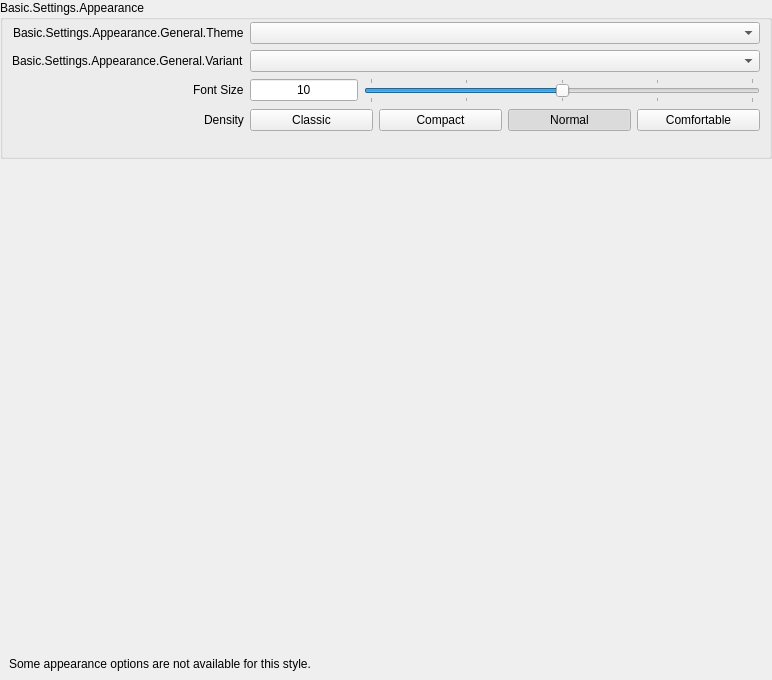
           <widget class="QWidget" name="appearancePageContents">
            <property name="geometry">
             <rect>
              <x>0</x>
              <y>0</y>
              <width>772</width>
              <height>680</height>
             </rect>
            </property>
            <layout class="QVBoxLayout" name="verticalLayout_1337">
             <property name="leftMargin">
              <number>0</number>
             </property>
             <property name="topMargin">
              <number>0</number>
             </property>
             <property name="rightMargin">
              <number>0</number>
             </property>
             <property name="bottomMargin">
              <number>0</number>
             </property>
             <item>
              <widget class="QFrame" name="appearanceFrame">
               <layout class="QVBoxLayout" name="verticalLayout_30">
                <property name="leftMargin">
                 <number>0</number>
                </property>
                <property name="topMargin">
                 <number>0</number>
                </property>
                <property name="rightMargin">
                 <number>0</number>
                </property>
                <property name="bottomMargin">
                 <number>0</number>
                </property>
                <item>
                 <widget class="QGroupBox" name="appearanceGeneral">
                  <property name="title">
                   <string>Basic.Settings.Appearance</string>
                  </property>
                  <property name="checkable">
                   <bool>false</bool>
                  </property>
                  <layout class="QFormLayout" name="formLayout_37">
                   <property name="fieldGrowthPolicy">
                    <enum>QFormLayout::AllNonFixedFieldsGrow</enum>
                   </property>
                   <property name="labelAlignment">
                    <set>Qt::AlignRight|Qt::AlignTrailing|Qt::AlignVCenter</set>
                   </property>
                   <property name="topMargin">
                    <number>2</number>
                   </property>
                   <item row="0" column="0">
                    <widget class="QLabel" name="label_45">
                     <property name="text">
                      <string>Basic.Settings.Appearance.General.Theme</string>
                     </property>
                     <property name="buddy">
                      <cstring>theme</cstring>
                     </property>
                    </widget>
                   </item>
                   <item row="0" column="1">
                    <widget class="QComboBox" name="theme"/>
                   </item>
                   <item row="1" column="0">
                    <widget class="QLabel" name="label_10">
                     <property name="text">
                      <string>Basic.Settings.Appearance.General.Variant</string>
                     </property>
                     <property name="buddy">
                      <cstring>themeVariant</cstring>
                     </property>
                    </widget>
                   </item>
                   <item row="1" column="1">
                    <widget class="QComboBox" name="themeVariant"/>
                   </item>
                   <item row="2" column="0">
                    <widget class="QLabel" name="appearanceSettingLabelFontScale">
                     <property name="text">
                      <string>Font Size</string>
                     </property>
                     <property name="buddy">
                      <cstring>appearanceFontScale</cstring>
                     </property>
                    </widget>
                   </item>
                   <item row="2" column="1">
                    <widget class="QFrame" name="frame_2">
                     <property name="frameShape">
                      <enum>QFrame::NoFrame</enum>
                     </property>
                     <property name="frameShadow">
                      <enum>QFrame::Plain</enum>
                     </property>
                     <property name="lineWidth">
                      <number>0</number>
                     </property>
                     <layout class="QHBoxLayout" name="horizontalLayout_23" stretch="0,5">
                      <property name="leftMargin">
                       <number>0</number>
                      </property>
                      <property name="topMargin">
                       <number>0</number>
                      </property>
                      <property name="rightMargin">
                       <number>0</number>
                      </property>
                      <property name="bottomMargin">
                       <number>0</number>
                      </property>
                      <item>
                       <widget class="QLineEdit" name="appearanceFontScaleText">
                        <property name="sizePolicy">
                         <sizepolicy hsizetype="Minimum" vsizetype="Fixed">
                          <horstretch>0</horstretch>
                          <verstretch>0</verstretch>
                         </sizepolicy>
                        </property>
                        <property name="focusPolicy">
                         <enum>Qt::NoFocus</enum>
                        </property>
                        <property name="text">
                         <string>10</string>
                        </property>
                        <property name="alignment">
                         <set>Qt::AlignCenter</set>
                        </property>
                        <property name="readOnly">
                         <bool>true</bool>
                        </property>
                        <property name="clearButtonEnabled">
                         <bool>false</bool>
                        </property>
                       </widget>
                      </item>
                      <item>
                       <widget class="AbsoluteSlider" name="appearanceFontScale">
                        <property name="sizePolicy">
                         <sizepolicy hsizetype="Expanding" vsizetype="Preferred">
                          <horstretch>0</horstretch>
                          <verstretch>0</verstretch>
                         </sizepolicy>
                        </property>
                        <property name="minimum">
                         <number>8</number>
                        </property>
                        <property name="maximum">
                         <number>12</number>
                        </property>
                        <property name="pageStep">
                         <number>2</number>
                        </property>
                        <property name="value">
                         <number>10</number>
                        </property>
                        <property name="orientation">
                         <enum>Qt::Horizontal</enum>
                        </property>
                        <property name="tickPosition">
                         <enum>QSlider::TicksBothSides</enum>
                        </property>
                        <property name="tickInterval">
                         <number>1</number>
                        </property>
                       </widget>
                      </item>
                     </layout>
                    </widget>
                   </item>
                   <item row="3" column="0">
                    <widget class="QLabel" name="label_20">
                     <property name="text">
                      <string>Density</string>
                     </property>
                    </widget>
                   </item>
                   <item row="3" column="1">
                    <widget class="QFrame" name="frame_5">
                     <property name="frameShape">
                      <enum>QFrame::NoFrame</enum>
                     </property>
                     <property name="frameShadow">
                      <enum>QFrame::Plain</enum>
                     </property>
                     <property name="lineWidth">
                      <number>0</number>
                     </property>
                     <layout class="QHBoxLayout" name="horizontalLayout_34">
                      <property name="leftMargin">
                       <number>0</number>
                      </property>
                      <property name="topMargin">
                       <number>0</number>
                      </property>
                      <property name="rightMargin">
                       <number>0</number>
                      </property>
                      <property name="bottomMargin">
                       <number>0</number>
                      </property>
                      <item>
                       <widget class="QPushButton" name="appearanceDensity1">
                        <property name="text">
                         <string>Classic</string>
                        </property>
                        <property name="checkable">
                         <bool>true</bool>
                        </property>
                        <property name="autoExclusive">
                         <bool>true</bool>
                        </property>
                        <attribute name="buttonGroup">
                         <string notr="true">appearanceDensityButtonGroup</string>
                        </attribute>
                       </widget>
                      </item>
                      <item>
                       <widget class="QPushButton" name="appearanceDensity2">
                        <property name="text">
                         <string>Compact</string>
                        </property>
                        <property name="checkable">
                         <bool>true</bool>
                        </property>
                        <property name="autoExclusive">
                         <bool>true</bool>
                        </property>
                        <attribute name="buttonGroup">
                         <string notr="true">appearanceDensityButtonGroup</string>
                        </attribute>
                       </widget>
                      </item>
                      <item>
                       <widget class="QPushButton" name="appearanceDensity3">
                        <property name="text">
                         <string>Normal</string>
                        </property>
                        <property name="checkable">
                         <bool>true</bool>
                        </property>
                        <property name="checked">
                         <bool>true</bool>
                        </property>
                        <property name="autoExclusive">
                         <bool>true</bool>
                        </property>
                        <attribute name="buttonGroup">
                         <string notr="true">appearanceDensityButtonGroup</string>
                        </attribute>
                       </widget>
                      </item>
                      <item>
                       <widget class="QPushButton" name="appearanceDensity4">
                        <property name="text">
                         <string>Comfortable</string>
                        </property>
                        <property name="checkable">
                         <bool>true</bool>
                        </property>
                        <property name="autoExclusive">
                         <bool>true</bool>
                        </property>
                        <attribute name="buttonGroup">
                         <string notr="true">appearanceDensityButtonGroup</string>
                        </attribute>
                       </widget>
                      </item>
                     </layout>
                    </widget>
                   </item>
                   <item row="4" column="0">
                    <spacer name="horizontalSpacer_17">
                     <property name="orientation">
                      <enum>Qt::Horizontal</enum>
                     </property>
                     <property name="sizeHint" stdset="0">
                      <size>
                       <width>170</width>
                       <height>10</height>
                      </size>
                     </property>
                    </spacer>
                   </item>
                  </layout>
                 </widget>
                </item>
                <item>
                 <spacer name="verticalSpacer_8">
                  <property name="orientation">
                   <enum>Qt::Vertical</enum>
                  </property>
                  <property name="sizeHint" stdset="0">
                   <size>
                    <width>20</width>
                    <height>40</height>
                   </size>
                  </property>
                 </spacer>
                </item>
                <item>
                 <widget class="QFrame" name="appearanceOptionsWarning">
                  <property name="frameShape">
                   <enum>QFrame::NoFrame</enum>
                  </property>
                  <property name="frameShadow">
                   <enum>QFrame::Plain</enum>
                  </property>
                  <property name="lineWidth">
                   <number>0</number>
                  </property>
                  <layout class="QVBoxLayout" name="verticalLayout_35">
                   <item>
                    <widget class="QLabel" name="appearanceOptionsWarningLabel">
                     <property name="text">
                      <string>Some appearance options are not available for this style.</string>
                     </property>
                     <property name="class" stdset="0">
                      <string>text-warning</string>
                     </property>
                    </widget>
                   </item>
                  </layout>
                 </widget>
                </item>
               </layout>
              </widget>
             </item>
            </layout>
           </widget>
